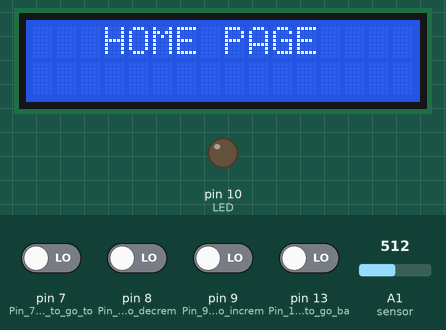
A sketch run on a simulated Arduino Uno, built with avr-gcc and run on an emulated ATmega328P. Shown: 16×2 character LCD, output pins drawn as LEDs (lit = HIGH). Inputs (shaded band) come from the test bench; at power-on: pin 7 (Pin_7_is_the_PB_to_go_to), pin 8 (Pin_8_is_the_PB_to_decrem), pin 9 (Pin_9_is_the_PB_to_increm), pin 13 (Pin_13_is_the_PB_to_go_ba) LOW, A1 (sensor) = 512. What the sketch prints to the serial monitor is not drawn.

Above: at 1.2 s.
1.3 s: pin 13 (Pin_13_is_the_PB_to_go_ba) driven HIGH
At 1.78 s:
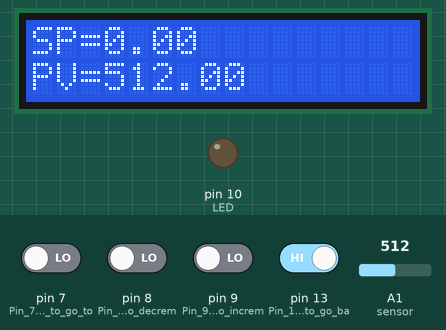
3.4 s: A1 (sensor) set to 0
At 3.62 s:
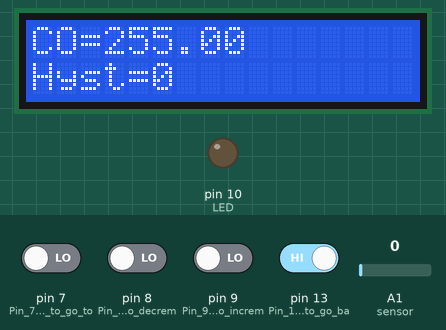
5.6 s: pin 7 (Pin_7_is_the_PB_to_go_to) driven HIGH
At 5.86 s:
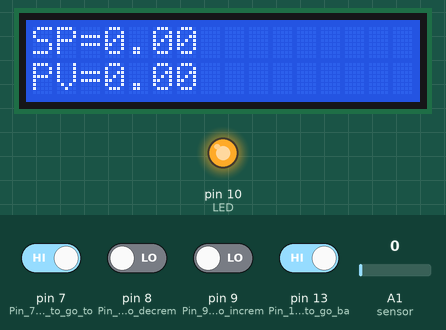
8.4 s: pin 9 (Pin_9_is_the_PB_to_increm) driven HIGH
At 8.72 s:
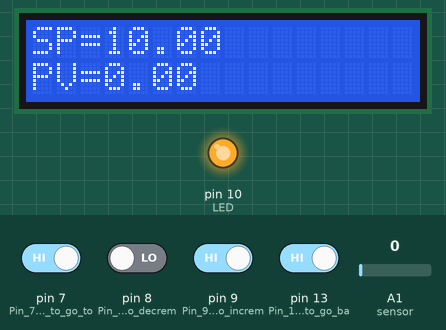
10.1 s: pin 13 (Pin_13_is_the_PB_to_go_ba) driven LOW
At 10.81 s:
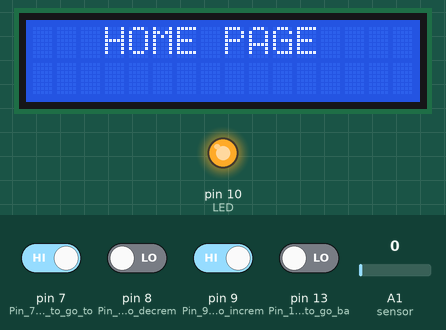
13.1 s: pin 7 (Pin_7_is_the_PB_to_go_to) driven LOW
Timing chart, 0 to 15.6 s (numbered marks = the images above; inputs shaded):
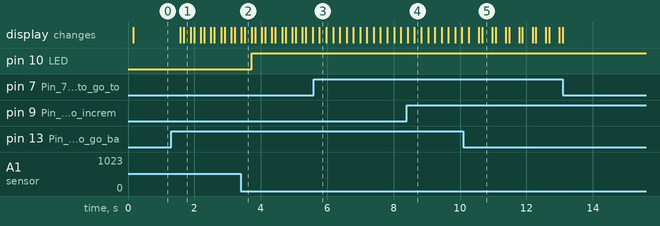

Measured:
- after the input at 1.3 s, the display: first changes after 0.28 s (image 1 shows a later state)
- after the input at 3.4 s, pin 10 (LED): LOW → HIGH after 0.32 s; the display: first differs from a run without the input after 0.12 s (image 2)
- after the input at 5.6 s, the display: changes after 0.17 s (image 3)
- after the input at 8.4 s, the display: first differs from a run without the input after 0.23 s (image 4)
- after the input at 13.1 s, every drawn part: stays the same

The sketch:

ON-OFF.ino
```cpp
/* This is the ON-OFF type of process controller which controls the SP and with the Hysteresis, LED will act as on and off.
   This program will show how the On-Off process control will behave by using an LED and will display the value on the LCD display*/

int sensor= A1;                                           // Sensor pin for PV
int LED=10;                                               // LED pin
float PV= 0;                                              // Process variable = LED value
float Setpoint=0;                                         // SP starts at zero
int up=9;                                                 // Pin number for Push Button(UP
int down=8;                                               // Pin number for Push Button(DOWN)
int Hysteresis;                                           // can control the hysteresis value
float CO=0;                                               // can control the hysteresis value
int screen=0;                                             // zero means the main screen (or the beginning)
int nextP=13;                                             // Push Button for switching the screen (next screen)
int prevP=7;                                              // Push Button for the previous screen (previous screen)

#include <LiquidCrystal.h>                                // LCD display library
const int rs=12, en=11, d4=5, d5=4, d6=3, d7=2;           // Pin numbers for each connection
LiquidCrystal lcd(rs, en ,d4, d5, d6, d7);                // Name or Initials for each connection


void setup() {                                            // put your setup code here, to run once:
 pinMode(LED, OUTPUT);                                    // LED is an output
 pinMode(9, INPUT);                                       // Pin 9 is the PB to increment a value
 pinMode(8, INPUT);                                       // Pin 8 is the PB to decrement a value
 pinMode(7, INPUT);                                       // Pin 7 is the PB to go to the next screen
 pinMode(13, INPUT);                                      // Pin 13 is the PB to go back to the previous screen
 Serial.begin(9600);                                      // 9600 bits per second(baud rate)
 lcd.begin(16,2);                                         // #columns, #rows
}

void loop() {                                             // put your main code here, to run repeatedly:
  if (Serial.available()){                                // gets the stored bytes from the serial port that are available for reading
    Hysteresis=Serial.parseInt();                         // reads multiple characters and returns an integer number
  }

 PV= analogRead(sensor);                                  // read the value from the sensor, the value will be between 0-1024
 analogWrite(LED, CO);                                    // Writing the CO to the actuator
 if (PV <= (Setpoint-Hysteresis)) {                       // condition for CO when PV is less than the minimum of SP-Hysteresis
  CO=255;                                                 // CO=255, it means turn on the LED
 }
 else if (PV>=(Setpoint+Hysteresis)) {                    // condition for CO when PV is greater than the maximum of SP+Hysteresis
  CO=0;                                                   // CO=0, it means turn off the LED
 }

 up = digitalRead(9);                                     // Input pin 9 for PB UP
 down = digitalRead(8);                                   // Input pin 8 for PB DOWN


                        /* Condition for changing screens */
 nextP=digitalRead(13);                                   // Condition to change screen to another screen
 if (nextP==1){
  screen=screen+1;
  lcd.clear();}
  if (screen>2){
   screen=2;
  }
  delay(100);

  prevP = digitalRead(7);                                // Condition to change screen to go to previous screen
if (prevP == 1){
  screen=screen-1;
  lcd.clear();
 if(screen<0){
 screen = 0;
  }
  delay(100);
}
                      /* Switch case for the first screen display */
 switch(screen){
  case 1:{
    if (up == 1){                                     // condition of PB UP for set point
  Setpoint = Setpoint + 10;                           // SP with an increment of 10
 }
 if (down== 1){                                       // condition of PB DOWN for set point
 Setpoint = Setpoint - 10;                            // SP with an decrement of 10
 }

  if (Setpoint<0){                                    // caping for set point
 Setpoint=0;}

                      /* LCD displays SP and PV on the first screen */
    lcd.setCursor(0,0);
    lcd.print("SP=");
    lcd.setCursor(3,0);
    lcd.print(Setpoint);
    lcd.setCursor(0,1);
    lcd.print("PV=");
    lcd.print(PV);
  }
  break;                                              // To end switch case

                    /* Switch case for the second screen display */
  case 2: {
    if (up == 1){                                     // condition of PB UP for Hysteresis
  Hysteresis = Hysteresis + 1;                        // Hysteresis with an increment of 1
 }
 if (down == 1){                                      // condition of PB DOWN for Hysteresis
  Hysteresis = Hysteresis - 1;                        // Hysteresis with an decrement of 1
 }

  if (Hysteresis<0){                                  // Caping for Hysteresis
 Hysteresis=0;
 }
                    /* LCD displays CO and Hysteresis on the second screen */
 lcd.setCursor(0,0);
 lcd.print("CO=");
 lcd.setCursor(3,0);
 lcd.print(CO);
 lcd.setCursor(0,1);
 lcd.print("Hyst=");
 lcd.setCursor(5,1);
 lcd.print(Hysteresis);
  }
 break;                                              // To end switch case
  default:{                                          // To keep the main screen as the home page
    lcd.setCursor(3,0);
    lcd.print("HOME PAGE");
 }
 }
                       /*  To read the values on the serial monitor  */
 Serial.print("Setpoint = ");
 Serial.print(Setpoint);
 Serial.print("\t");
 Serial.print(" PV = ");
 Serial.print(PV);
 Serial.print("\t");
 Serial.print("Hysteresis = ");
 Serial.println(Hysteresis);
 delay(200);
}
```
